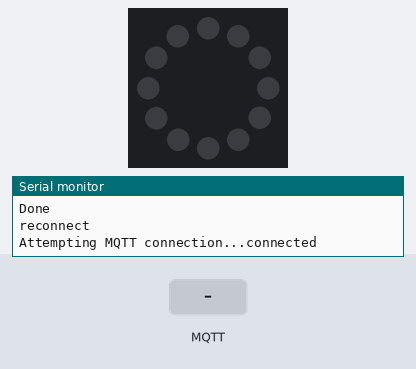
Simulated run of this program. Board: ESP32. Parts: 12 RGB LEDs in a ring, first at the top, clockwise, the last lines printed to the serial monitor. The inputs (shaded band) are chosen by the test bench. Dim RGB values are drawn brighter than linear; WiFi joins after 1.5 s; servers stay silent unless stated; storage starts empty; no MQTT or app messages arrive unless stated.

Above: at 2.7 s.
2.8 s: MQTT message "MotXi1" arrives on the first subscribed topic
4.3 s: MQTT message "5" arrives on the first subscribed topic
At 4.9 s:
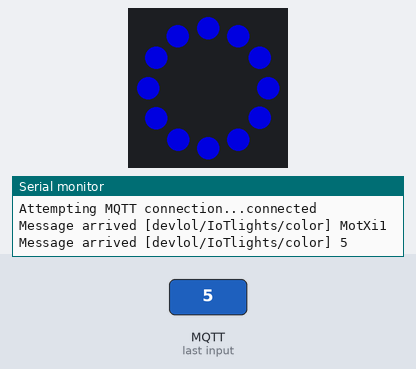
5.8 s: MQTT message "90" arrives on the first subscribed topic
At 7.0 s:
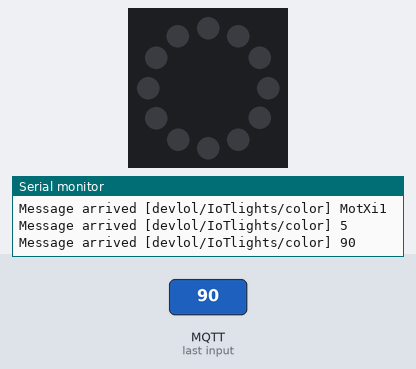
7.3 s: MQTT message "1" arrives on the first subscribed topic
At 8.4 s:
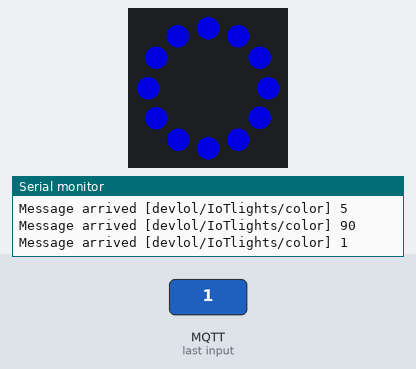
8.8 s: MQTT message "200" arrives on the first subscribed topic
At 9.5 s:
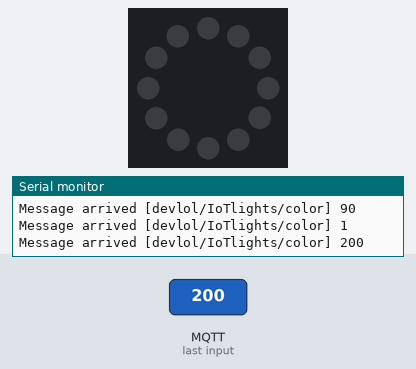
Timing chart, 0 to 11.3 s (numbered marks = the images above; inputs shaded):
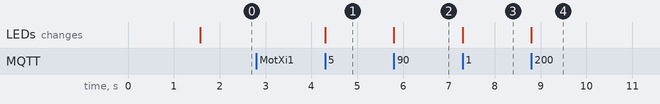

Measured:
- after the input at 4.3 s, the LEDs: change at once (image 1)
- after the input at 5.8 s, the LEDs: change at once (image 2)
- after the input at 7.3 s, the LEDs: change at once (image 3)
- after the input at 8.8 s, the LEDs: change at once (image 4)

The program:

main.cpp
```cpp
#include <Arduino.h>
#ifdef ESP32
#include <WiFi.h>
#include <SPIFFS.h>
#else
#include "FS.h"
#include <ESP8266WiFi.h>
#endif
#include <WiFiManager.h> // https://github.com/tzapu/WiFiManager
#include <ArduinoJson.h>
#include <PubSubClient.h>
#include <Adafruit_NeoPixel.h>

WiFiManager wifiManager;
WiFiClient espClient;
PubSubClient client(espClient);

void saveConfigCallback();
void loadParameters();
void saveParameters();
void reconnect();
void callback(char *topic, byte *payload, unsigned int length);

#define LED 4 // 25 used befor on ESP32 // it is D2 on the esp8266 clones I have
#define MSG_BUFFER_SIZE (50)
#define NUMPIXELS 12

char devID[10];
char PortalName[20];

char mqtt_Server[20];
char sendPort[6];
char msg[MSG_BUFFER_SIZE];

uint32_t chipId = 0;
unsigned long lastMsg = 0;
unsigned long value = 0;
uint32_t color;
int r = 0;
int g = 0;
int b = 0;

bool shouldSaveConfig = true; // flag for saving data / erase data

Adafruit_NeoPixel ringLed(NUMPIXELS, LED, NEO_GRB + NEO_KHZ800);

void setup()
{
  Serial.begin(115200);
  pinMode(LED, OUTPUT);

#ifdef ESP32
  for (int i = 0; i < 17; i = i + 8)
  {
    chipId |= ((ESP.getEfuseMac() >> (40 - i)) & 0xff) << i;
  }
#else
  chipId = ESP.getChipId();
#endif

  // wifiManager.resetSettings();
  // SPIFFS.format();

  // default values
  strcpy(mqtt_Server, "mqtt.devlol.org");
  strcpy(sendPort, "1883");

  snprintf(PortalName, sizeof(PortalName), "IoTlights_%d", chipId);

  WiFi.setHostname(PortalName);
  Serial.println(PortalName);

  Serial.println("mounting FS...");

  // Initialize SPIFFS
  if (!SPIFFS.begin())
  {
    Serial.println("An Error has occurred while mounting SPIFFS");
    return;
  }

  loadParameters();

  // set config save notify callback
  wifiManager.setSaveConfigCallback(saveConfigCallback);

  // The extra parameters to be configured (can be either global or just in the setup)
  // After connecting, parameter.getValue() will get you the configured value
  // id/name placeholder/prompt default length
  WiFiManagerParameter custom_devID("devID", "Device ID", devID, 5);
  WiFiManagerParameter custom_mqtt_Server("mqtt_server", "mqtt_server", mqtt_Server, 20);
  WiFiManagerParameter custom_sendPort("sendPort", "mqtt_port 443", sendPort, 6);

  // add all your parameters here
  wifiManager.addParameter(&custom_devID);
  wifiManager.addParameter(&custom_mqtt_Server);
  wifiManager.addParameter(&custom_sendPort);

  wifiManager.setShowInfoErase(false);
  wifiManager.setConfigPortalTimeout(180);

  if (!wifiManager.autoConnect(PortalName, "EnterThis"))
  {
    Serial.println("failed to connect and hit timeout");
    delay(3000);
    // reset and try again, or maybe put it to deep sleep
    ESP.restart();
    delay(5000);
  }

  // if you get here you have connected to the WiFi
  Serial.println("connected...");

  // read updated parameters
  strcpy(devID, custom_devID.getValue());
  strcpy(mqtt_Server, custom_mqtt_Server.getValue());
  strcpy(sendPort, custom_sendPort.getValue());

  if (shouldSaveConfig)
  {
    Serial.println("saving config");
    saveParameters();
  }

  Serial.println("local ip  ");
  Serial.print(WiFi.localIP());
  Serial.println();
  Serial.println("Done");

  client.setServer(mqtt_Server, atoi(sendPort));
  client.setCallback(callback);

  ringLed.begin();
}

void loop()
{
  if (!client.connected())
  {
    reconnect();
  }
  client.loop();

  for (int i = 0; i < NUMPIXELS; i++)
  {
    ringLed.setPixelColor(i, color);
  }
  ringLed.show();
}

void saveConfigCallback()
{
  Serial.println("Should save config");
  shouldSaveConfig = true;
}

void loadParameters()
{
  if (SPIFFS.begin())
  {
    Serial.println("mounted file system");
    if (SPIFFS.exists("/config.json"))
    {
      // file exists, reading and loading
      Serial.println("reading config file");
      File configFile = SPIFFS.open("/config.json", "r");
      if (configFile)
      {
        Serial.println("opened config file");
        size_t size = configFile.size();
        // Allocate a buffer to store contents of the file.
        std::unique_ptr<char[]> buf(new char[size]);

        configFile.readBytes(buf.get(), size);

        StaticJsonDocument<140> doc;

        DeserializationError error = deserializeJson(doc, buf.get());

        if (error)
        {
          Serial.print(F("deserializeJson() failed: "));
          Serial.println(error.f_str());
          return;
        }

        const char *devIDjsn = doc["devID"];        // "MotXi1"
        const char *HostIPjsn = doc["mqtt_Server"]; // "192.168.0.8"
        const char *sendPortjsn = doc["sendPort"];  // "443"

        strcpy(devID, devIDjsn);
        strcpy(mqtt_Server, HostIPjsn);
        strcpy(sendPort, sendPortjsn);

        serializeJson(doc, Serial);

        Serial.println(devID);
        Serial.println(mqtt_Server);
        Serial.println(sendPort);

        Serial.println("\nparsed json");
        configFile.close();
      }
    }
    else
    {
      Serial.println("no Json Data!!");
    }
  }
  else
  {
    Serial.println("failed to mount FS");
    SPIFFS.format();
  }
}

void saveParameters()
{

  StaticJsonDocument<140> doc;

  doc["devID"] = devID;
  doc["mqtt_Server"] = mqtt_Server;
  doc["sendPort"] = sendPort;

  File configFile = SPIFFS.open("/config.json", "w");
  if (!configFile)
  {
    Serial.println("failed to open config file for writing");
  }
  serializeJson(doc, configFile);
  delay(10);
  configFile.close();
  Serial.println("Saved Data to FS");
  serializeJson(doc, Serial);
  shouldSaveConfig = false;
}

void callback(char *topic, byte *payload, unsigned int length)
{
  char msgIn[15];
  int count = 0;

  Serial.print("Message arrived [");
  Serial.print(topic);
  Serial.print("] ");

  for (int i = 0; i < length; i++)
  {
    Serial.print((char)payload[i]);
    msgIn[i] = (char)payload[i];
    count++;
  }
  msgIn[count + 1] = '/0';
  Serial.println();

  color = strtoul(msgIn + 1, 0, 16);
}

void reconnect()
{
  // Loop until we're reconnected
  Serial.println("reconnect");

  while (!client.connected())
  {
    Serial.print("Attempting MQTT connection...");
    // Create a random client ID
    // devID += String(random(0xffff), HEX);
    // Attempt to connect
    if (client.connect(PortalName))
    {
      Serial.println("connected");
      // Once connected, publish an announcement...
      client.publish("devlol/IoTlights", PortalName);
      // ... and resubscribe
      client.subscribe("devlol/IoTlights/color");
    }
    else
    {
      Serial.print("failed, rc=");
      Serial.print(client.state());
      Serial.println(" try again in 5 seconds");
      // Wait 5 seconds before retrying
      delay(5000);
    }
  }
}
```
